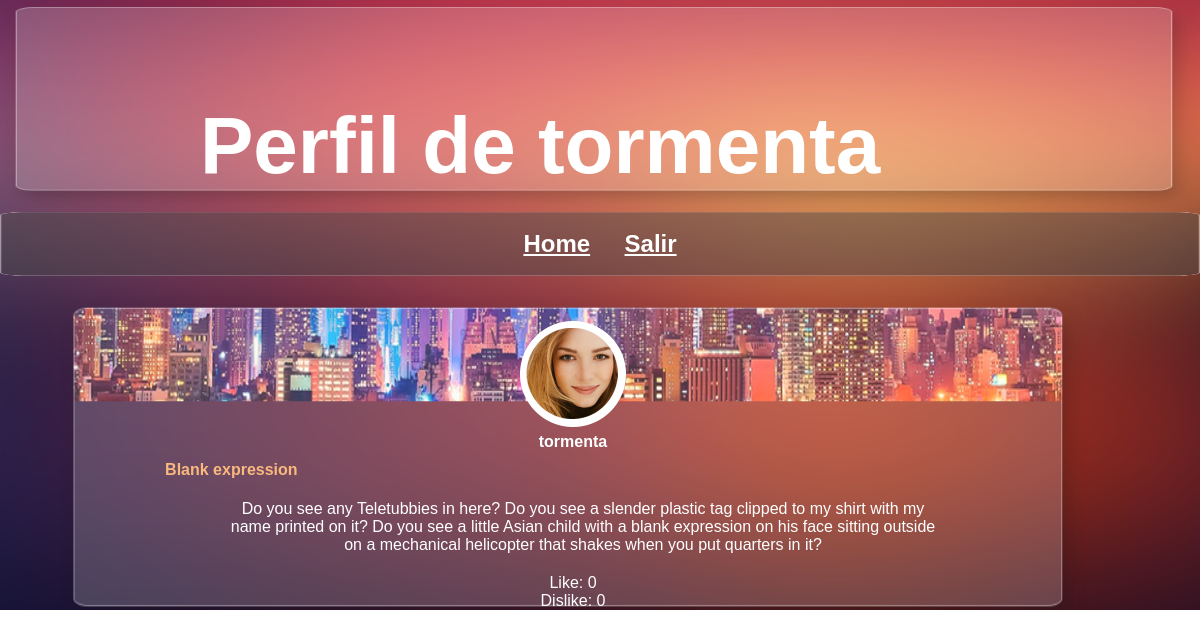
Page /perfil.php?usuario=tormenta on the committed database.
### tables this page shows
CREATE TABLE IF NOT EXISTS `post` (
`Id_mensaje` int(11) NOT NULL,
  `Id_usuario` int(255) NOT NULL,
  `Titulo` text,
  `Post` text
);

CREATE TABLE IF NOT EXISTS `usuarios` (
`Id` int(12) NOT NULL,
  `Nombre` varchar(20) NOT NULL,
  `password` varchar(10) NOT NULL,
  `URL` text
);

### perfil.php (the view, shortened to what this page needs)
<!DOCTYPE html>
<html>
	<head>
		<link rel="stylesheet" href="css/style.css">
	</head>
<body>
	<header>
			<div id="nombre">
						<?php
							include_once("includes/database.php");
							echo "<h1 >";
							$user = $_GET['usuario'];
							echo "Perfil de ".$user . "<br>";
							echo "</h1>";
						?>
					</div>
		</header>
	<div class="container">
			<div class="navegacion">
				<nav>
					<ul class="list-inline list">
							<li class="lista"><a href="index.php"><h2>Home</h2></a></li>
							<li class="lista"><a href="logout.php"><h2>Salir</h2></a></li>
						</ul>
				</nav>
		</div>
	</div>
	<?php
		$ID =mysql_query("SELECT usuarios.Id FROM mensajes.usuarios WHERE usuarios.Nombre= '$user'");
		while ($row = mysql_fetch_array($ID)) {
			$idUser = $row["Id"];
		}
		$mens = mysql_query("SELECT usuarios.Nombre, post.Titulo, post.Id_usuario, post.Post, post.Id_mensaje, usuarios.URL FROM mensajes.usuarios JOIN mensajes.post ON post.Id_usuario = usuarios.Id  WHERE Id_usuario = '$idUser'");
		while ($row = mysql_fetch_array($mens)) {
			$url = $row["URL"];
			$nombre = $row["Nombre"];
			$post =$row["Post"];
			$titulo = $row["Titulo"];
				echo "<div class='contenedor'>";
					echo "<div class='post'>";
						echo "<div class='user'>";
							echo "<img src='$url' alt='usuario'>";
							echo "<form name='form' action='perfil.php' method='POST'>";
							echo "<a>$nombre</a>";
							echo "<br    />";
						echo "</div>";
						echo "<div class='titulo'>$titulo</div>";
						echo "<div class='content'>$post</div>";
						$likes= "SELECT count(*) AS numLikes FROM mensajes.likes WHERE id_post='".$row["Id_mensaje"]."'";
						$rNumLikes = mysqli_query($cons,$likes);
							while($rowB = mysqli_fetch_array($rNumLikes)){
								$numLikes = $rowB["numLikes"];
								echo "<div class='likes'>";
								echo "Like: $numLikes";
								echo "</div>";
							}
						$dislike= "SELECT count(*) AS numDislike FROM mensajes.dislike WHERE id_post='".$row["Id_mensaje"]."'";
						$rNumDislike = mysqli_query($cons,$dislike);
							while($rowC = mysqli_fetch_array($rNumDislike)){
								$numDislike = $rowC["numDislike"];
								echo "<div class='Dislikes'>";
								echo "Dislike: $numDislike";
								echo "</div>";
							}
					echo "</div>";
					echo "</div>";
		}
		 ?>
</body>
</html>

### css/style.css (style rules this page uses)
* { font-family: 'Helvetica', cursive; margin: 0; padding: 0; }
body { background: #ecf0f1; background: url("imagenes/fondo.png"); background-repeat: no-repeat; background-size: 100% 100%; }
header { background: url("imagenes/mensaje.png"); background-size: 100% 100%; background-repeat: no-repeat; }
#nombre { padding-top: 100px; padding-left: 200px; padding-bottom: 20px; color: white; font-size: 40px; }
.navegacion nav { background: url("imagenes/header.png"); background-size: 100% 100%; text-align: center; }
nav li { display: inline-block; margin: 0 15px 0 15px; }
nav a { color: white; margin: 0 15px 0 15px; }
.contenedor { margin: auto; width: 90%; }
.contenedor img { margin-top: 25px; width: 50% }
.post { background: url("imagenes/mensajeDos.png"); background-size: 100% 110%; color: white; display: inline-block; text-align: center; margin-top: 20px; width: 95%; }
.post a { color: white; display: inline-block; text-align: center; margin-top: 2px; width: 95%; }
.user { display: inline-block; font-weight: bold; }
.titulo { display: inline-block; text-align: left; margin-left:5px; margin-top:10px; width: 80%; font-weight: bold; color:#f9b87e; }
.content { display: inline-block; margin-left: 20px; margin-top: 1px; padding: 20px; vertical-align: top; width: 70%; }

### rows in the picture
post: Id_usuario.URL (picture), Id_usuario.Nombre "tormenta", Titulo "Blank expression", Post "Do you see any Teletubbies in here? Do you see a slender plastic tag clipped to my shirt with my name printed on it? Do you see a little Asian child with a blank expression on his face sitting outside on a mechanical helicopter that shakes when you put quarters in it?", numLikes "0", numDislike "0"

### other values in the picture
$user "tormenta"
